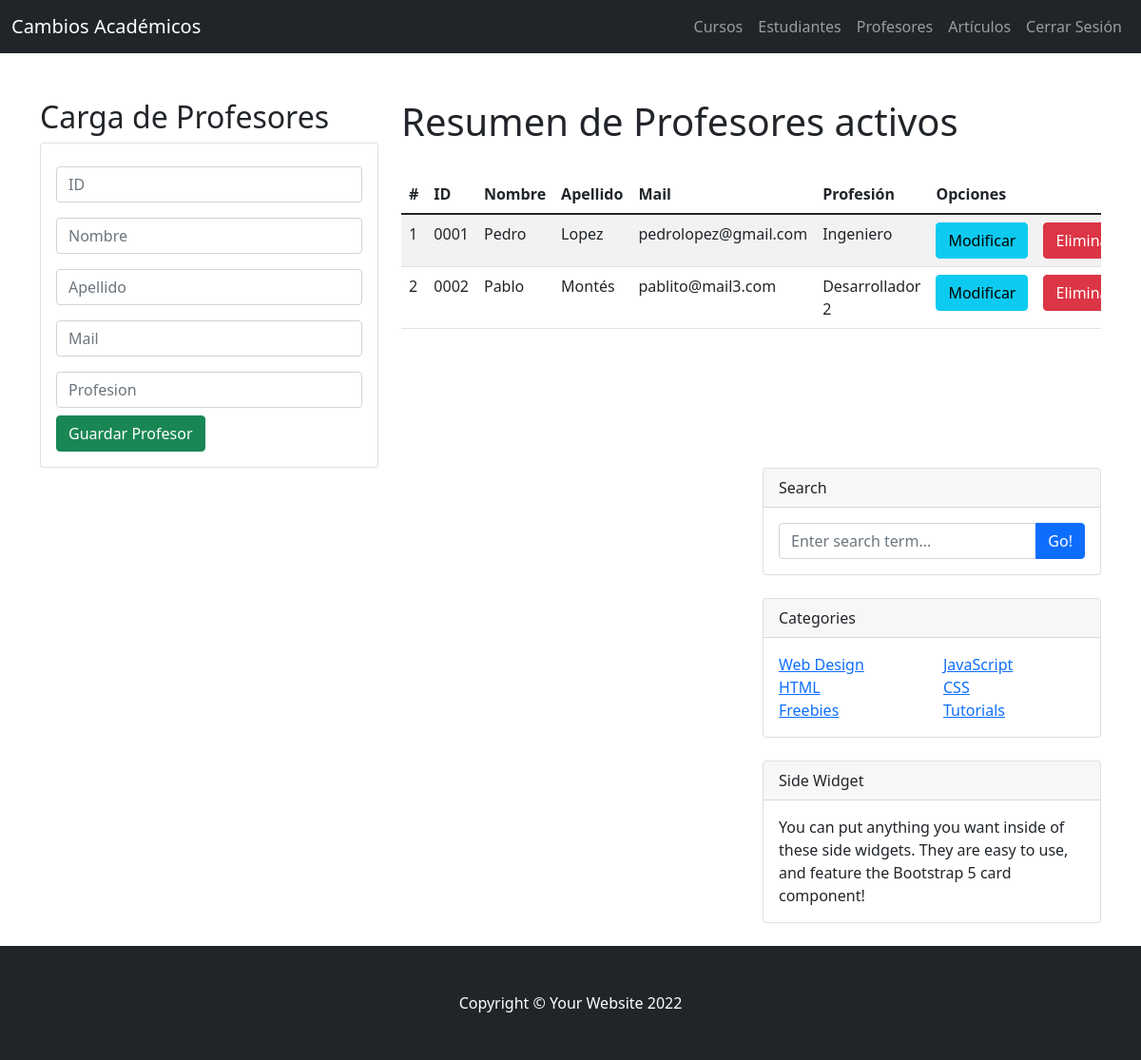
/ProfesorHome/ (signed in), run on the app's committed database.
### blog/models.py (models this page shows, shortened)
class Profesor(models.Model):
    id = models.CharField(primary_key=True, max_length=4)
    nombre = models.CharField(max_length=30)
    apellido = models.CharField(max_length=30)
    email = models.EmailField()
    profesion = models.CharField(max_length=30)

### blog/views.py (the view)
# urls.py: path('ProfesorHome/', views.ProfesorHome),
@login_required
def ProfesorHome(request):
    profesorlistado = Profesor.objects.all()
    return render(request, "profesor.html", {"profesores": profesorlistado})

### blog/templates/profesor.html (shortened to what this page needs)
{% extends "./index.html" %}
{% load static %}
{% block body %}
<div class="row">
    <div class="col-sm-12 col-md-6 col-lg-4 col-xl-4">
        <h2>Carga de Profesores</h2>
        <div class="card">
            <div class="card-body">
                <form action="/ProfesorHome/NuevoProfesor/" method="POST">{% csrf_token %}
                    <div class="form-group py-2">
                        <input type="text" id="IDNum" name="IDNum" class="form-control"
                        placeholder="ID" minlength="2" maxlength="4" required>
                    </div>
                    <div class="form-group py-2">
                        <input type="text" id="NombreTxt" name="NombreTxt" class="form-control"
                        placeholder="Nombre" maxlength="30" required>
                    </div>
                    <div class="form-group py-2">
                        <input type="text" id="ApellidoTxt" name="ApellidoTxt" class="form-control"
                        placeholder="Apellido" maxlength="30" required>
                    </div>
                    <div class="form-group py-2">
                        <input type="text" id="EmailTxt" name="EmailTxt" class="form-control"
                        placeholder="Mail" maxlength="50" required>
                    </div>
                    <div class="form-group py-2">
                        <input type="text" id="ProfesionTxt" name="ProfesionTxt" class="form-control"
                        placeholder="Profesion" maxlength="30" required>
                    </div>
                    <div class="form-group">
                       <button type="submit" class="btn btn-success btn-block text-white">Guardar Profesor</button>
                    </div>
                </form>
            </div>
        </div>
    </div>
    <div class="col-sm-12 col-md-6 col-lg-8 col-xl-8">
        <h1>Resumen de Profesores activos</h1>
        <div class="table-responsive py-4">
            <table class="table table-striped">
                <thead>
                    <tr>
                        <th>#</th>
                        <th>ID</th>
                        <th>Nombre</th>
                        <th>Apellido</th>
                        <th>Mail</th>
                        <th>Profesión</th>
                        <th colspan="2">Opciones</th>
                    </tr>
                </thead>
                <tbody>
                    {% for p in profesores %}
                    <tr>
                        <td>{{forloop.counter}}</td>
                        <td>{{p.id}}</td>
                        <td>{{p.nombre}}</td>
                        <td>{{p.apellido}}</td>
                        <td>{{p.email}}</td>
                        <td>{{p.profesion}}</td>
                        <td><a href="EditarProfesor/{{p.id}}" class="btn btn-info">Modificar</a></td>
                        <td><a href="EliminarProfesor/{{p.id}}" class="btn btn-danger">Eliminar</a></td>
                    </tr>
                    {% endfor %}
                </tbody>
            </table>
        </div>
    </div>
</div>
{% endblock %}

### data on the page
Profesor: id "0001", nombre "Pedro", apellido "Lopez", email "pedrolopez@gmail.com", profesion "Ingeniero"
Profesor: id "0002", nombre "Pablo", apellido "Montés", email "pablito@mail3.com", profesion "Desarrollador 2"
